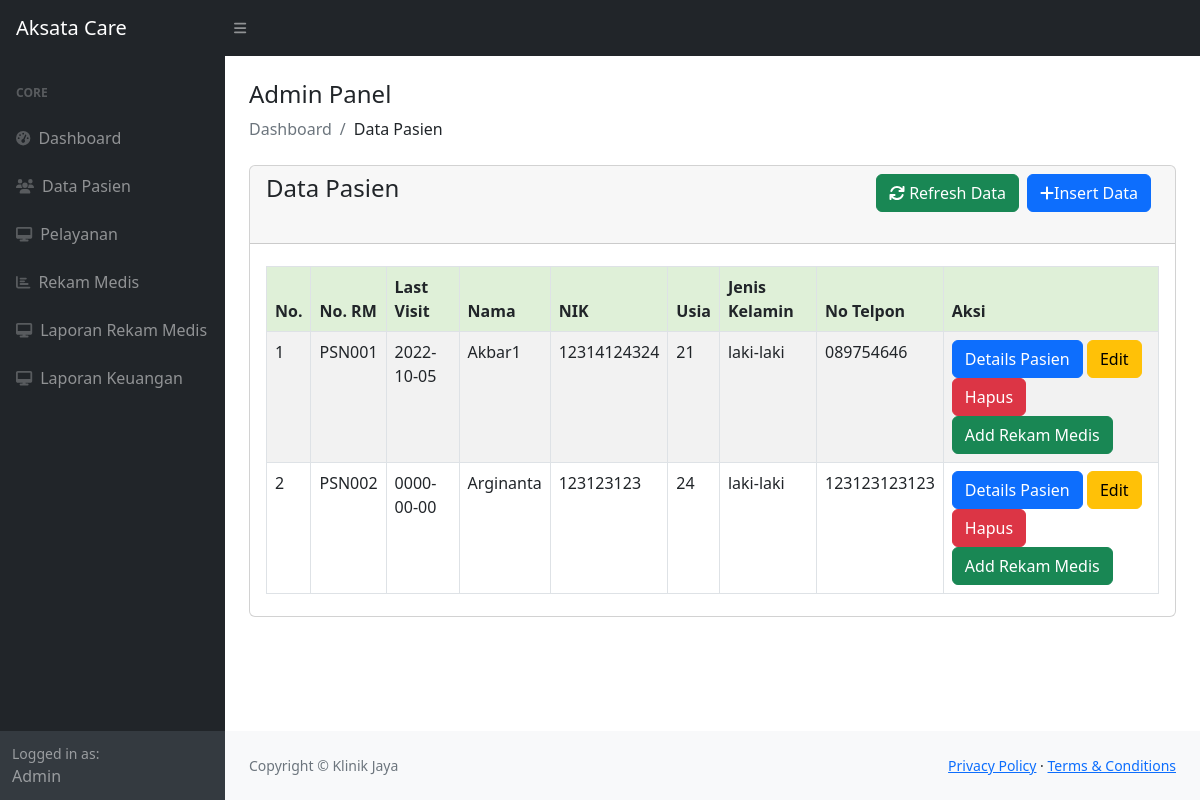
Before: /view-datapasien.php with the older database file.
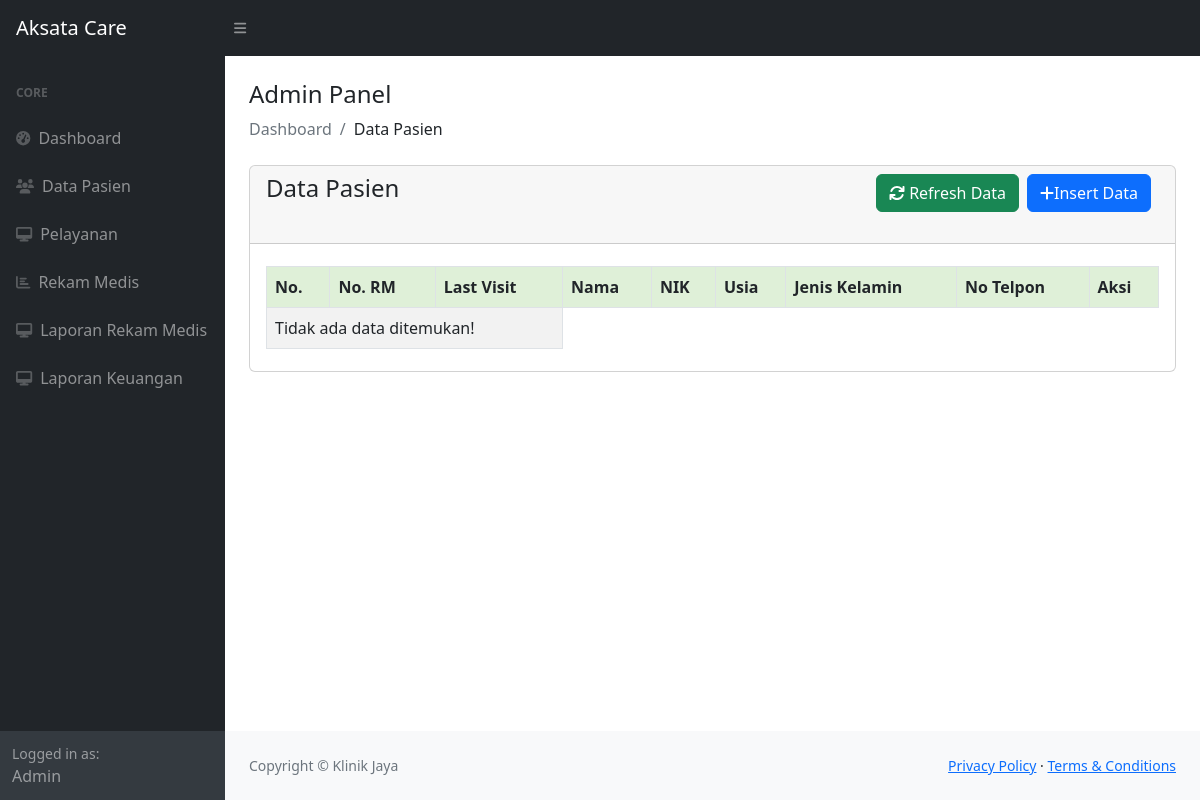
After: the same page with the newer database file.
### tables this page shows
CREATE TABLE `pasien` (
  `no_rm` varchar(30) NOT NULL,
  `last_visit` date NOT NULL,
  `nama_pasien` varchar(100) NOT NULL,
  `nik` varchar(16) NOT NULL,
  `alamat` text NOT NULL,
  `usia` int(5) NOT NULL,
  `jk` varchar(20) NOT NULL,
  `no_hp` varchar(15) NOT NULL,
  `created` timestamp NOT NULL DEFAULT current_timestamp() ON UPDATE current_timestamp()
);

### view-datapasien.php (the view, shortened to what this page needs)
<?php
include_once('includes/header.php');
?>
<div class="container-fluid px-4">
    <h4 class="mt-4">Admin Panel</h1>
    <ol class="breadcrumb mb-4">
        <li class="breadcrumb-item active">Dashboard</li>
        <li class="breadcrumb-item">Data Pasien</li>
    </ol>
    <div class="row">
        <div class="col-md-12 main-chart">
            <div class="card">
                <div class="card-header">
                    <a href="add-datapasien.php" style="margin-right :0.5pc;"
                            class="btn btn-primary float-end">
                            <i class="fa fa-plus"></i>Insert Data</a>
                    <a href="view-datapasien.php" style="margin-right :0.5pc;"
							class="btn btn-success btn-md float-end">
							<i class="fa fa-refresh"></i> Refresh Data</a>
                    <h4>Data Pasien
                    </h4>
                    <br/>
                </div>
                <div class="card-body">
                    <table class="table table-bordered table-striped" id="table">
                        <thead>
                            <tr style="background:#DFF0D8;color:#333;">
                                <th>No.</th>
                                <th>No. RM</th>
                                <th>Last Visit</th>
                                <th>Nama</th>
                                <th>NIK</th>
                                <th>Usia</th>
                                <th>Jenis Kelamin</th>
                                <th>No Telpon</th>
                                <th colspan='2'>Aksi</th>
                            </tr>
                        </thead>
                        <tbody>
                            <?php
                                $dataPasien = mysqli_query($dbconnect, "SELECT * FROM pasien");
                            ?>
                            <?php
                                if ($dataPasien->num_rows > 0):
                                $no = 1;
                                foreach ($dataPasien as $pasien) :
                            ?>
                                    <tr>
                                        <td><?php echo $no;?></td>
                                        <td><?php echo $pasien["no_rm"]; ?></td>
                                        <td><?php echo $pasien["last_visit"]; ?></td>
                                        <td><?php echo $pasien["nama_pasien"]; ?></td>
                                        <td><?php echo $pasien["nik"];?></td>
                                        <td><?php echo $pasien["usia"];?></td>
                                        <td><?php echo $pasien["jk"];?></td>
                                        <td><?php echo $pasien["no_hp"];?></td>
                                        <td>
                                            <a href="view-detailsDataPasien.php?no_rm=<?php echo $pasien['no_rm']; ?>"><button class="btn btn-primary btn-xs">Details Pasien</button></a>
                                            <a href="edit-datapasien.php?no_rm=<?php echo $pasien['no_rm']; ?>" class="btn btn-warning btn-xs">Edit</a>
                                            <a href="delete-prosesdatapasien.php?no_rm=<?php echo $pasien['no_rm']; ?>" onclick="javascript:return confirm('Hapus Data pasien ?');"><button class="btn btn-danger btn-xs">Hapus</button></a>
                                            <a href="tambah-rekamMedis.php?no_rm=<?php echo $pasien['no_rm']; ?>" class="btn btn-success btn-xs">Add Rekam Medis</a>
                                        </td>
                                    </tr>
                            <?php
                                $no++;
                                endforeach;
                            ?>
                            <?php else: ?>
                                <tr>
                                    <td colspan="3" rowspan="1" headers"">Tidak ada data ditemukan!</td>
                                </tr>
                            <?php endif; ?>
                        </tbody>
                    </table>
                </div>
            </div>
        </div>
    </div>
</div>
<?php
include_once('includes/footer.php');
include_once('includes/scripts.php');
?>

Changed rows visible on the page:
removed pasien: no_rm "PSN001", last_visit "2022-10-05", nama_pasien "Akbar1", nik "12314124324", usia "21", jk "laki-laki", no_hp "089754646"
removed pasien: no_rm "PSN002", last_visit "0000-00-00", nama_pasien "Arginanta", nik "123123123", usia "24", jk "laki-laki", no_hp "123123123123"
Other visible differences:
text now shown: "Tidak ada data ditemukan!"
